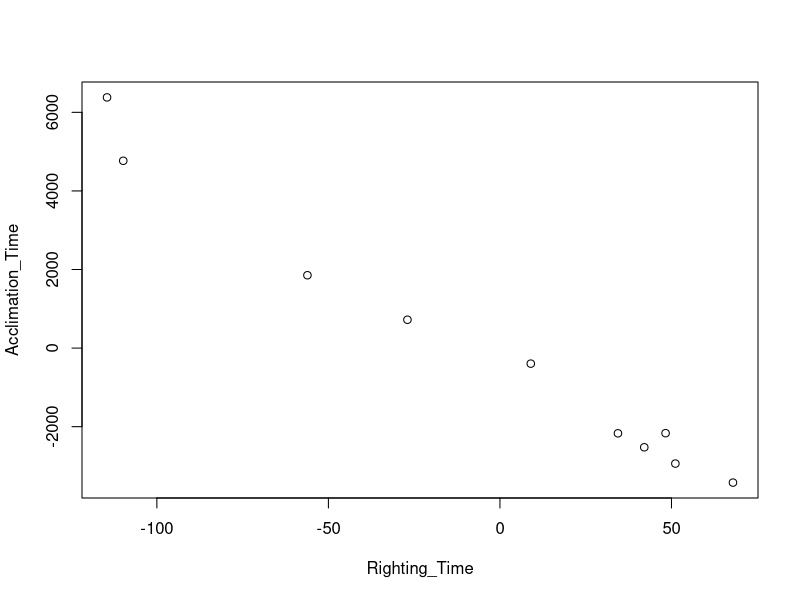
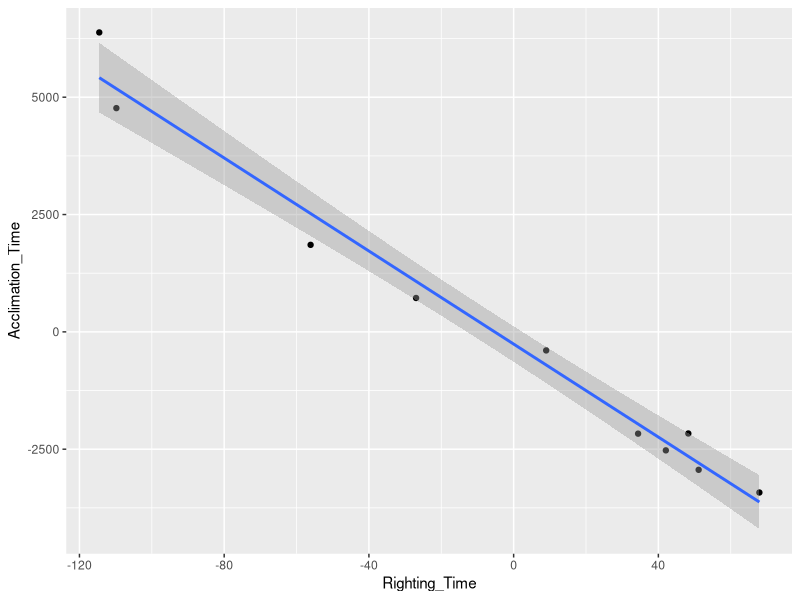

R code for these plots, in order:
## ---- chunk 1
library(ggplot2)
Righting_Time <- rnorm(n=10,mean=5,sd=50)
noise <- rnorm(n=10,sd=100) #to add the noise into the relatioship so it isnt exactly linear. Changing the sd makes the data more noisy. n has to be the same in both to ensure that x and y are the same length
Acclimation_Time <- 5 - Righting_Time*rnorm(n=10, mean=48, sd=10) + noise
plot(Righting_Time,Acclimation_Time)
## ---- chunk 2
library(dplyr)
UrchinTibble <-tibble(Righting_Time,
                      Acclimation_Time)
## ---- chunk 3
regression <- lm(Acclimation_Time ~ Righting_Time, UrchinTibble)
print(regression)
summary(regression)
## ---- chunk 4
RegressionPlot <- ggplot(data=UrchinTibble, aes (x=Righting_Time,y=Acclimation_Time))+geom_point()+stat_smooth(method = lm)
print(RegressionPlot)
